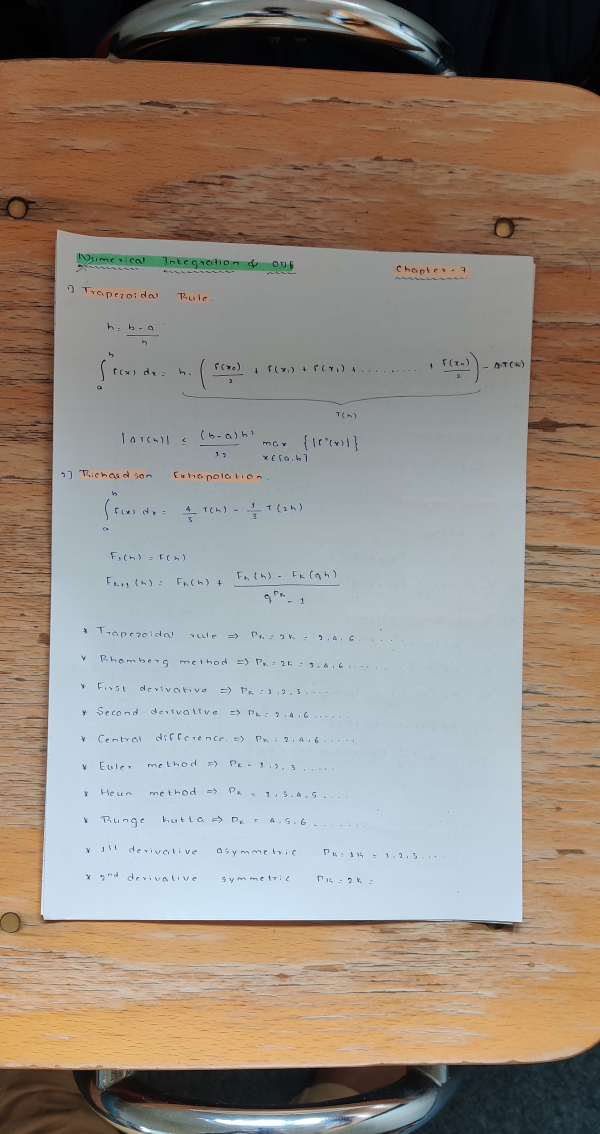
#> input picture Scanner/images/math.jpg, 1800 x 3402 px (shown at 1/3 size)
$ python Scan.py --image images/math.jpg
#> lines starting #> are read from the running program, lines starting #| are printed output that depends on the picture; after the words box and inside, x2 and y2 are one past the last pixel; in counts of white or black regions, pixels touching at a corner belong together
### Scanner/Transformation/transform.py
# import the necessary packages
import numpy as np
import cv2

def order_points(pts):
    rect =  np.zeros((4, 2), dtype = "float32")
    s = pts.sum(axis = 1)
    rect[0] = pts[np.argmin(s)]
    rect[2] = pts[np.argmax(s)]
    diff = np.diff(pts, axis = 1)
    rect[1] = pts[np.argmin(diff)]
    rect[3] = pts[np.argmax(diff)]
    return rect

def four_point_transform(image, pts):
    rect = order_points(pts)
    (tl, tr, br, bl) = rect

    widthA = np.sqrt(((br[0] - bl[0]) ** 2) + ((br[1] - bl[1]) ** 2))
    widthB = np.sqrt(((tr[0] - tl[0]) ** 2) + ((tr[1] - tl[1]) ** 2))
    maxWidth = max(int(widthA), int(widthB))

    heightA = np.sqrt(((tr[0] - br[0]) ** 2) + ((tr[1] - br[1]) ** 2))
    heightB = np.sqrt(((tl[0] - bl[0]) ** 2) + ((tl[1] - bl[1]) ** 2))
    maxHeight = max(int(heightA), int(heightB))

    dst = np.array([
        [0, 0],
        [maxWidth - 1, 0],
        [maxWidth - 1, maxHeight - 1],
        [0, maxHeight - 1]], dtype = "float32")

    M = cv2.getPerspectiveTransform(rect, dst)
    warped = cv2.warpPerspective(image, M, (maxWidth, maxHeight))
    return warped

### Scanner/Scan.py
# import the necessary packages
from Transformation.transform import four_point_transform
from skimage.filters import threshold_local
import numpy as np
import argparse
import cv2
import imutils

# construct the argument parser and parse the arguments
ap = argparse.ArgumentParser()
ap.add_argument("-i", "--image", required = True,
	help = "Path to the image to be scanned")
args = vars(ap.parse_args())

# load the image and compute the ratio of the old height
# to the new height, clone it, and resize it
image = cv2.imread(args["image"])
#> image is the input picture: shape (3402, 1800, 3); mean B, G, R 129.3, 139.8, 150.7
ratio = image.shape[0] / 700.0
#> ratio = 4.86
orig = image.copy()
image = imutils.resize(image, height = 700)
#> image: shape (700, 370, 3)

# convert the image to grayscale, blur it, and find edges in the image
gray = cv2.cvtColor(image, cv2.COLOR_BGR2GRAY)
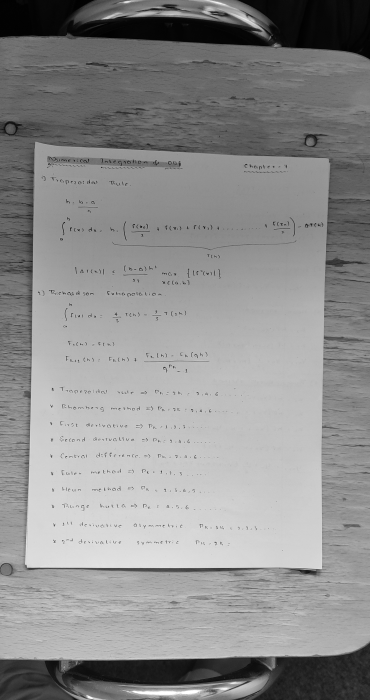
#> gray: shape (700, 370); min 1, max 255, mean 141.9
blur = cv2.GaussianBlur(gray, (5, 5), 0)
edged = cv2.Canny(blur, 70, 150)
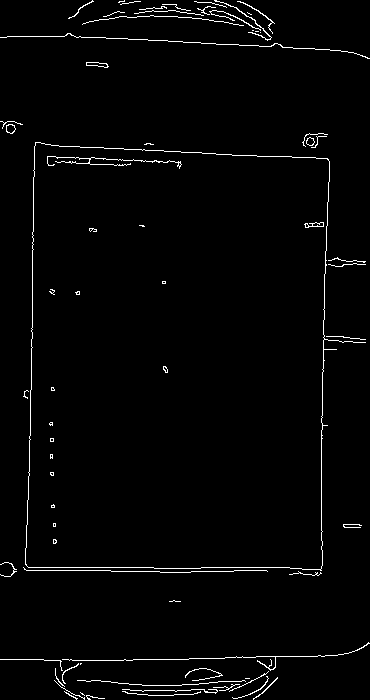
#> edged: shape (700, 370); 2% white in thin lines or dots

# show the original image and the edge detected image
print("STEP 1: Edge Detection")
cv2.imshow("Original", image)
cv2.imshow("Grayscale", gray)
cv2.imshow("Gaussian Blur", blur)
cv2.imshow("Edged", edged)
cv2.waitKey(0)

# find the contours in the edged image, keeping only the
# largest ones, and initialize the screen contour
cnts = cv2.findContours(edged.copy(), cv2.RETR_LIST, cv2.CHAIN_APPROX_SIMPLE)
#> cnts = 88 contours, 74 with area under 20; largest, box (x1, y1, x2, y2) and area: (25, 142, 366, 571) 121922, (25, 142, 330, 570) 121910, (86, 62, 109, 68) 68, (6, 124, 16, 134) 65, (86, 62, 108, 68) 64
cnts = imutils.grab_contours(cnts)
cnts = sorted(cnts, key=cv2.contourArea, reverse=True)[:5]
#> cnts = 5 contours; box (x1, y1, x2, y2) and area: (25, 142, 366, 571) 121922, (25, 142, 330, 570) 121910, (86, 62, 109, 68) 68, (6, 124, 16, 134) 65, (86, 62, 108, 68) 64

# loop over the contours
for c in cnts:
    # approximate the contour
    peri = cv2.arcLength(c, True)
    approx = cv2.approxPolyDP(c, 0.02 * peri, True)

    # if our approximated contour has four points, then we
    # can assume that we have found our screen
    if len(approx) == 4:
        screenCnt = approx
        break
#> this loop made 2 passes
#> (peri, screenCnt) on pass 2: (1453.6, [[36, 142], [329, 161], [320, 569], [26, 565]])
#> peri on pass 1: 1581

# show the contour (outline) of the piece of paper
print("STEP 2: Find contours of paper")
cv2.drawContours(image, [screenCnt], -1, (0, 255, 0), 2)
cv2.drawContours(image, screenCnt, -1, (0, 255, 0), 15)
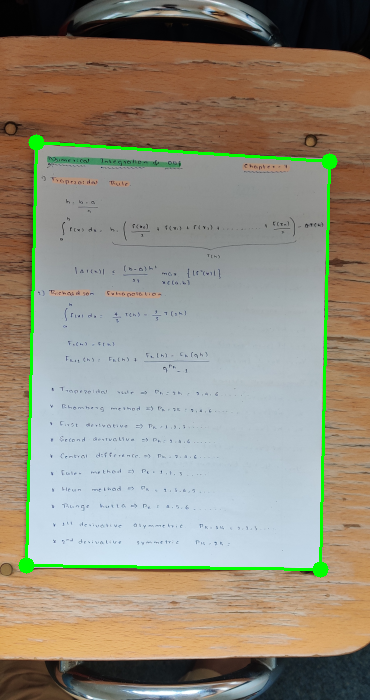
#> image: shape (700, 370, 3); mean B, G, R 126.8, 142, 147.9
# cv2.imshow("Outline", image)
cv2.waitKey(0)

# apply the four point transform to obtain a top-down
# view of the original image
warped = four_point_transform(orig, screenCnt.reshape(4, 2) * ratio)
#> in order_points, `s = pts.sum(axis = 1)`: s = [865.1, 2381.4, 4320.5, 2872.3]
#> in order_points, `diff = np.diff(pts, axis = 1)`: diff = [515.2, -816.5, 1210.1, 2619.5]
#> in four_point_transform, `rect = order_points(pts)`: rect = [[175, 690.1], [1598.9, 782.5], [1555.2, 2765.3], [126.4, 2745.9]]
#> in four_point_transform, `(tl, tr, br, bl) = rect`: tl = [175, 690.1]; tr = [1598.9, 782.5]; br = [1555.2, 2765.3]; bl = [126.4, 2745.9]
#> in four_point_transform, `widthA = np.sqrt(((br[0] - bl[0]) ** 2) + ((br[1] - bl[1]) ** 2))`: widthA = 1429
#> in four_point_transform, `widthB = np.sqrt(((tr[0] - tl[0]) ** 2) + ((tr[1] - tl[1]) ** 2))`: widthB = 1427
#> in four_point_transform, `maxWidth = max(int(widthA), int(widthB))`: maxWidth = 1428
#> in four_point_transform, `heightA = np.sqrt(((tr[0] - br[0]) ** 2) + ((tr[1] - br[1]) ** 2))`: heightA = 1983.4
#> in four_point_transform, `heightB = np.sqrt(((tl[0] - bl[0]) ** 2) + ((tl[1] - bl[1]) ** 2))`: heightB = 2056.4
#> in four_point_transform, `maxHeight = max(int(heightA), int(heightB))`: maxHeight = 2056
#> in four_point_transform, `dst = np.array([ [0, 0], [maxWidth - 1, 0], [maxWidth - 1, maxHeight -..`: dst = [[0, 0], [1427, 0], [1427, 2055], [0, 2055]]
#> in four_point_transform, `M = cv2.getPerspectiveTransform(rect, dst)`: M = [[0.961, 0.0227, -183.9], [-0.0646, 0.996, -676.3], [-2.49e-05, 5.17e-07, 1]]

#Removing 20 pixels from each side to avoid the bends in the paper
warped=warped[20:warped.shape[0] - 20, 20:warped.shape[1] - 20]
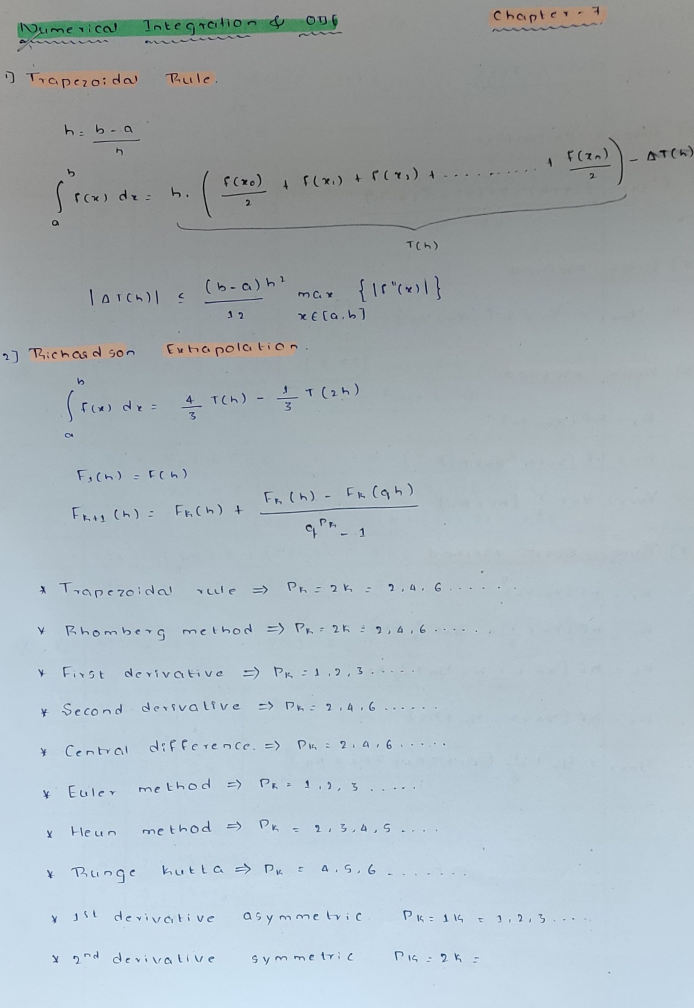
#> warped: shape (2016, 1388, 3) (shown at 1/2 size); mean B, G, R 185.6, 179.4, 168.1
# cv2.imshow("Warp Prespective", imutils.resize(warped, height=650))
# cv2.waitKey(0)

# APPLY ADAPTIVE THRESHOLD to convert to Binary Image
warped_g = cv2.cvtColor(warped,cv2.COLOR_BGR2GRAY)
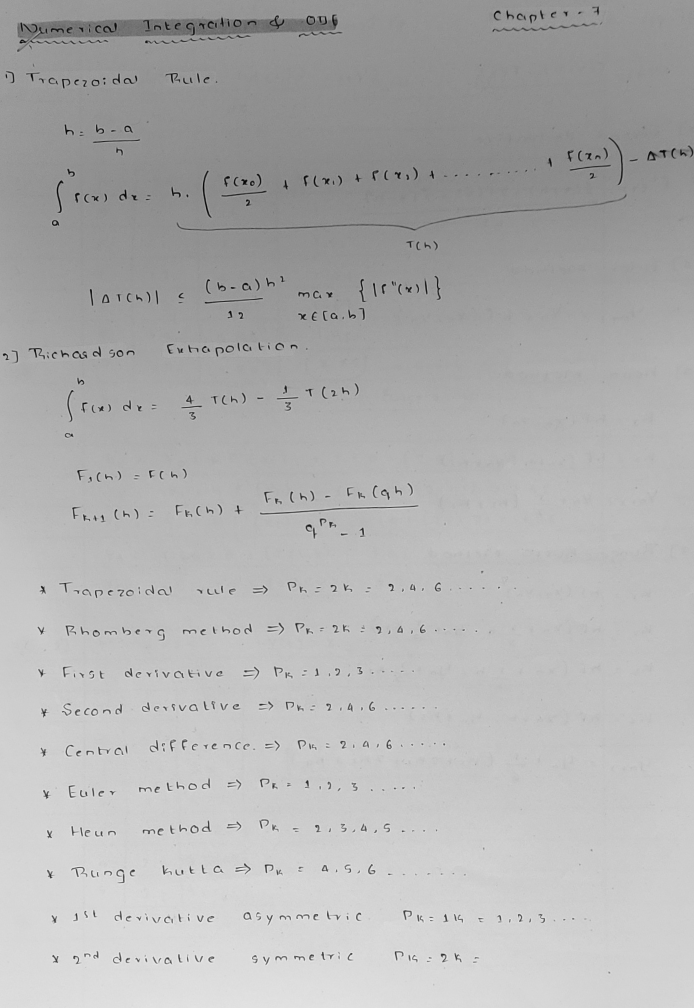
#> warped_g: shape (2016, 1388) (shown at 1/2 size); min 1, max 245, mean 176.7
adapthr = cv2.adaptiveThreshold(warped_g,255,cv2.ADAPTIVE_THRESH_GAUSSIAN_C,cv2.THRESH_BINARY,15,21)
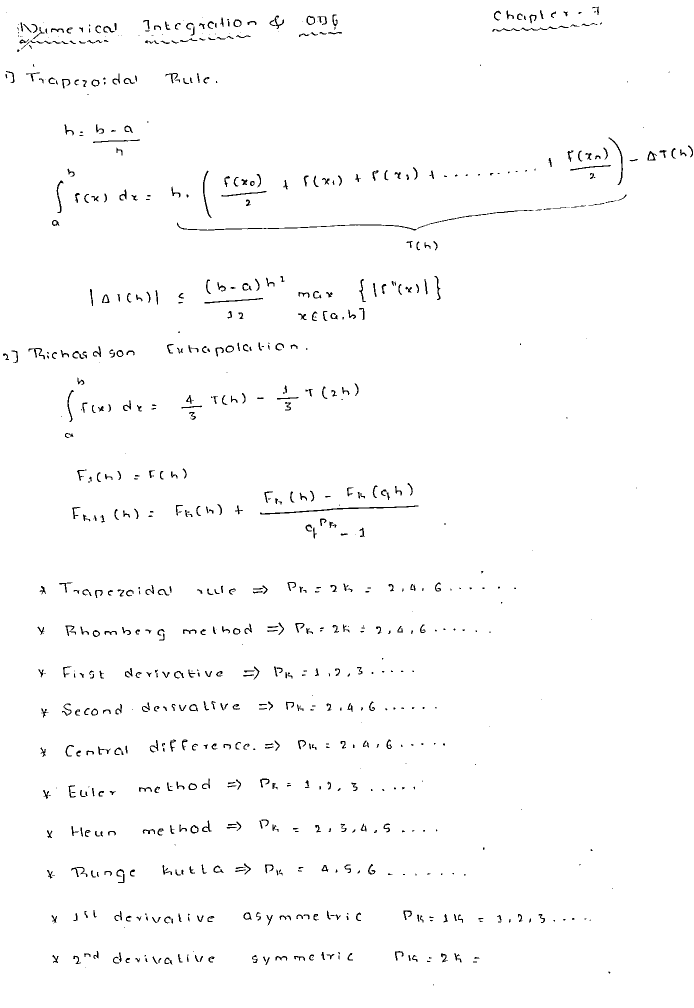
#> adapthr: shape (2016, 1388) (shown at 1/2 size); 98.5% white; black in thin lines or dots

# show the original and Binary images
print("STEP 3: Apply perspective transform")
cv2.imshow("Original Image", imutils.resize(orig, height=650))
cv2.imshow("Binary Image", imutils.resize(adapthr, height=650))
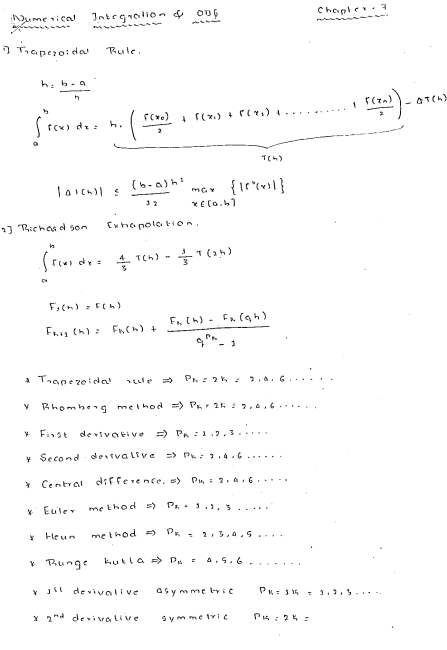
#> window 'Binary Image': shape (650, 447); min 0, max 255, mean 251.2

cv2.waitKey(0)
cv2.destroyAllWindows()
